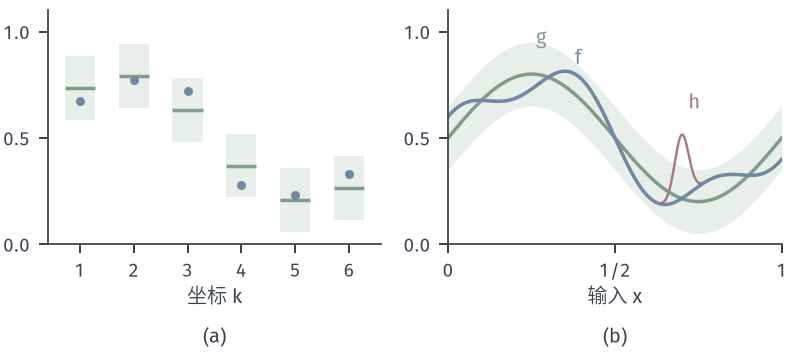

Recreate this plot in Python.
from pathlib import Path
import sys
ROOT = next(p for p in Path(__file__).resolve().parents if (p/"build.sh").is_file() and (p/"tex/book.tex").is_file())
sys.path.insert(0, str(ROOT/"figures/00-shared/mathematical-preliminaries-upper/00-shared/comprehension-figures"))
from support import figure, save, BLUE, GREEN, YELLOW, RED, PURPLE, INK, MUTED, GRID, BLUE_FILL, GREEN_FILL, YELLOW_FILL, RED_FILL, PURPLE_FILL
import numpy as np

# (a) 六个坐标上的代表 g 与盒子 |x_k-g_k|<=eps；(b) 同一 g、f 在全部输入上，一致距离的闭球是图像周围的管道。
def g(x): return .5+.3*np.sin(2*np.pi*x)
def f(x): return g(x)+.1*np.cos(5*np.pi*x)
def h(x): return f(x)+.3*np.exp(-((x-.7)/.03)**2)
eps=.15
fig, axes = figure(width_mm=112, height_mm=50, ncols=2)
fig.set_layout_engine(None)
fig.subplots_adjust(left=.06, right=.985, top=.97, bottom=.31, wspace=.2)
a,b=axes
K=np.arange(1,7); xk=K/7
for k,x in zip(K,xk):
    a.fill_between([k-.28,k+.28],g(x)-eps,g(x)+eps,color=GREEN_FILL,lw=0)
    a.plot([k-.28,k+.28],[g(x),g(x)],color=GREEN,lw=1.4,solid_capstyle='butt')
    a.plot([k],[f(x)],'o',ms=3.6,color=BLUE,mew=0)
a.set_xlim(.4,6.6); a.set_ylim(0,1.1); a.set_xticks(K); a.set_yticks([0,.5,1]); a.set_xlabel('坐标 k',labelpad=2)
x=np.linspace(0,1,1500)
b.fill_between(x,g(x)-eps,g(x)+eps,color=GREEN_FILL,lw=0)
b.plot(x,g(x),color=GREEN,lw=1.4)
b.plot(x,f(x),color=BLUE,lw=1.4)
b.plot(x,h(x),color=RED,lw=.95,zorder=1)
b.set_xlim(0,1); b.set_ylim(0,1.1); b.set_xticks([0,.5,1]); b.set_xticklabels(['0','1/2','1']); b.set_yticks([0,.5,1]); b.set_xlabel('输入 x',labelpad=2)
b.text(.28,.92,'$g$',color=GREEN,ha='center',va='bottom')
b.text(.39,.83,'$f$',color=BLUE,ha='center',va='bottom')
b.text(.72,.62,'$h$',color=RED,ha='left',va='bottom')
for ax,s in zip(axes,['(a)','(b)']):
    q=ax.get_position(); fig.text((q.x0+q.x1)/2,.02,s,ha='center',va='bottom')
save(fig,Path(__file__).resolve().parent,'figure',{'formula':'g=.5+.3 sin(2 pi x), f=g+.1cos(5 pi x), h=f+.3exp(-((x-.7)/.03)^2), eps=.15; (a) samples at x=k/7'})
